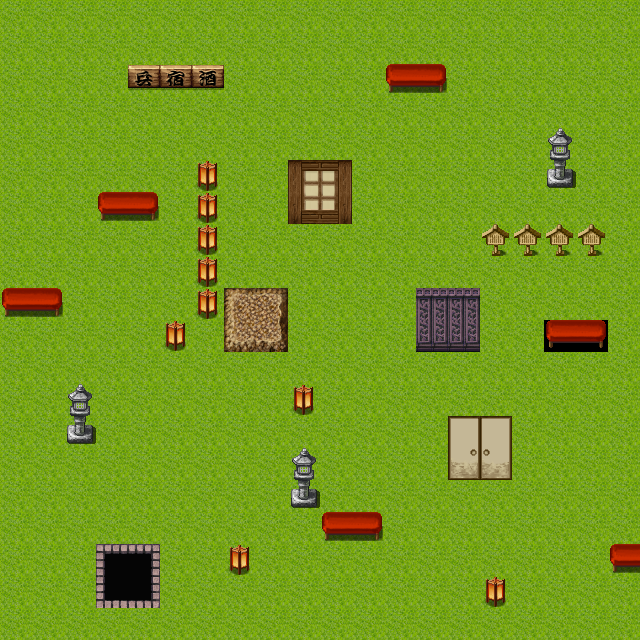

A 2D game scene composited from a Tiled map and its tileset images. What follows is a short description and the map's XML, with each tile layer's data collapsed to a summary:
An orthogonal 20x20 tile map with 32x32 px tiles, 5 tile layers (Слой тайлов 1, Слой тайлов 2, Слой тайлов 3, Слой тайлов 4, ...), 3 tilesets and 1 object (bigmap_notready).

<map version="1.0" orientation="orthogonal" renderorder="right-down" width="20" height="20" tilewidth="32" tileheight="32" nextobjectid="2">
 <tileset firstgid="1" name="japanese" tilewidth="32" tileheight="32">
  <image source="../Images/japanese.png" width="384" height="256" />
 </tileset>
 <tileset firstgid="97" name="tilea4" tilewidth="32" tileheight="32">
  <image source="../Images/tilea4.png" width="512" height="480" />
 </tileset>
 <tileset firstgid="337" name="tilea2" tilewidth="32" tileheight="32">
  <image source="../Images/tilea2.png" width="512" height="384" />
 </tileset>
 <layer name="Слой тайлов 1" width="20" height="20">
  <data>[400 cells, 400 non-empty, 3 distinct tile ids]</data>
 </layer>
 <layer name="Слой тайлов 2" width="20" height="20">
  <data>[400 cells, 20 non-empty, 16 distinct tile ids]</data>
 </layer>
 <layer name="Слой тайлов 3" width="20" height="20">
  <data>[400 cells, 14 non-empty, 9 distinct tile ids]</data>
 </layer>
 <layer name="Слой тайлов 4" width="20" height="20">
  <data>[400 cells, 10 non-empty, 5 distinct tile ids]</data>
 </layer>
 <layer name="Слой тайлов 5" width="20" height="20">
  <data>[400 cells, 7 non-empty, 2 distinct tile ids]</data>
 </layer>
 <objectgroup name="teleport">
  <object id="1" name="bigmap_notready" x="286" y="162" width="65" height="60">
   <properties>
    <property name="def_x" value="15" />
    <property name="def_y" value="9" />
   </properties>
  </object>
 </objectgroup>
</map>
